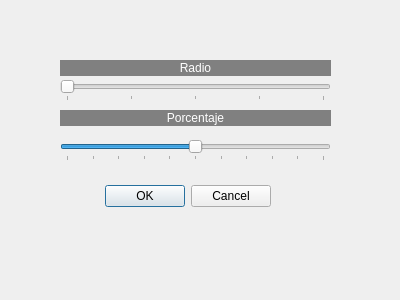
<?xml version="1.0" encoding="UTF-8"?>
<ui version="4.0">
 <class>dperfilado</class>
 <widget class="QDialog" name="dperfilado">
  <property name="geometry">
   <rect>
    <x>0</x>
    <y>0</y>
    <width>400</width>
    <height>300</height>
   </rect>
  </property>
  <property name="windowTitle">
   <string>Ventana de perfilado</string>
  </property>
  <widget class="QDialogButtonBox" name="buttonBox">
   <property name="geometry">
    <rect>
     <x>100</x>
     <y>180</y>
     <width>171</width>
     <height>32</height>
    </rect>
   </property>
   <property name="orientation">
    <enum>Qt::Horizontal</enum>
   </property>
   <property name="standardButtons">
    <set>QDialogButtonBox::Cancel|QDialogButtonBox::Ok</set>
   </property>
  </widget>
  <widget class="QLabel" name="label">
   <property name="geometry">
    <rect>
     <x>60</x>
     <y>60</y>
     <width>271</width>
     <height>16</height>
    </rect>
   </property>
   <property name="styleSheet">
    <string notr="true">background-color: rgb(128, 128, 128);
color: rgb(255, 255, 255);</string>
   </property>
   <property name="text">
    <string>Radio</string>
   </property>
   <property name="alignment">
    <set>Qt::AlignCenter</set>
   </property>
  </widget>
  <widget class="QSlider" name="horizontalSlider">
   <property name="geometry">
    <rect>
     <x>60</x>
     <y>80</y>
     <width>271</width>
     <height>21</height>
    </rect>
   </property>
   <property name="minimum">
    <number>1</number>
   </property>
   <property name="maximum">
    <number>9</number>
   </property>
   <property name="singleStep">
    <number>2</number>
   </property>
   <property name="pageStep">
    <number>2</number>
   </property>
   <property name="value">
    <number>1</number>
   </property>
   <property name="sliderPosition">
    <number>1</number>
   </property>
   <property name="orientation">
    <enum>Qt::Horizontal</enum>
   </property>
   <property name="tickPosition">
    <enum>QSlider::TicksBelow</enum>
   </property>
   <property name="tickInterval">
    <number>2</number>
   </property>
  </widget>
  <widget class="QLabel" name="label_2">
   <property name="geometry">
    <rect>
     <x>60</x>
     <y>110</y>
     <width>271</width>
     <height>16</height>
    </rect>
   </property>
   <property name="styleSheet">
    <string notr="true">background-color: rgb(128, 128, 128);
color: rgb(255, 255, 255);</string>
   </property>
   <property name="text">
    <string>Porcentaje</string>
   </property>
   <property name="alignment">
    <set>Qt::AlignCenter</set>
   </property>
  </widget>
  <widget class="QSlider" name="horizontalSlider_2">
   <property name="geometry">
    <rect>
     <x>60</x>
     <y>140</y>
     <width>271</width>
     <height>21</height>
    </rect>
   </property>
   <property name="minimum">
    <number>0</number>
   </property>
   <property name="maximum">
    <number>100</number>
   </property>
   <property name="value">
    <number>50</number>
   </property>
   <property name="orientation">
    <enum>Qt::Horizontal</enum>
   </property>
   <property name="tickPosition">
    <enum>QSlider::TicksBelow</enum>
   </property>
   <property name="tickInterval">
    <number>10</number>
   </property>
  </widget>
 </widget>
 <resources/>
 <connections>
  <connection>
   <sender>buttonBox</sender>
   <signal>accepted()</signal>
   <receiver>dperfilado</receiver>
   <slot>accept()</slot>
   <hints>
    <hint type="sourcelabel">
     <x>248</x>
     <y>254</y>
    </hint>
    <hint type="destinationlabel">
     <x>157</x>
     <y>274</y>
    </hint>
   </hints>
  </connection>
  <connection>
   <sender>buttonBox</sender>
   <signal>rejected()</signal>
   <receiver>dperfilado</receiver>
   <slot>reject()</slot>
   <hints>
    <hint type="sourcelabel">
     <x>316</x>
     <y>260</y>
    </hint>
    <hint type="destinationlabel">
     <x>286</x>
     <y>274</y>
    </hint>
   </hints>
  </connection>
 </connections>
</ui>
